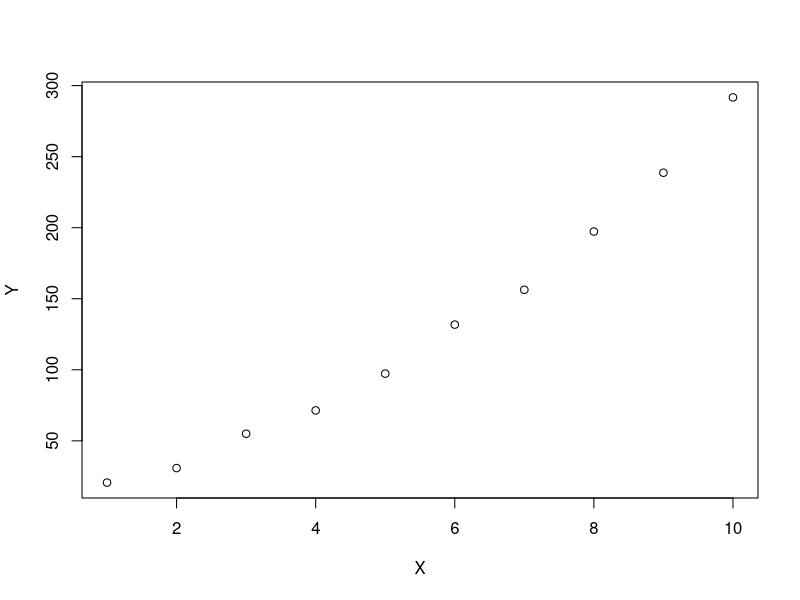

Here is the R script that generated this plot:
x<-seq(1,10,1);
y<-c(20.6, 30.8, 55, 71.4, 97.3, 131.8, 156.3, 197.3, 238.7, 291.7)
plot(x, y,xlab = "X",ylab = "Y");
n = length(x)
xsquared = x^2;
xcube = x^3;
xfour = x^4;
xy = x*y;
x2y = xy*x;
p= matrix(0,3,3);
q = matrix(0,3,1);
p[1,1] = n;
p[1,2] = sum(x);
p[1,3]=sum(xsquared);
p[2,1] = sum(x);
p[2,2] = sum(xsquared);
p[2,3]=sum(xcube);
p[3,1] = sum(xsquared);
p[3,2] = sum(xcube);
p[3,3]=sum(xfour);
q[1,1]= 1*sum(y);
q[2,1] = 1*sum(xy);
q[3,1] = 1*sum(x2y);
B= solve(p, q);
cat("B0 is",B[1,1]);
cat("B1 is",B[2,1]);
cat("B2 is",B[3,1])